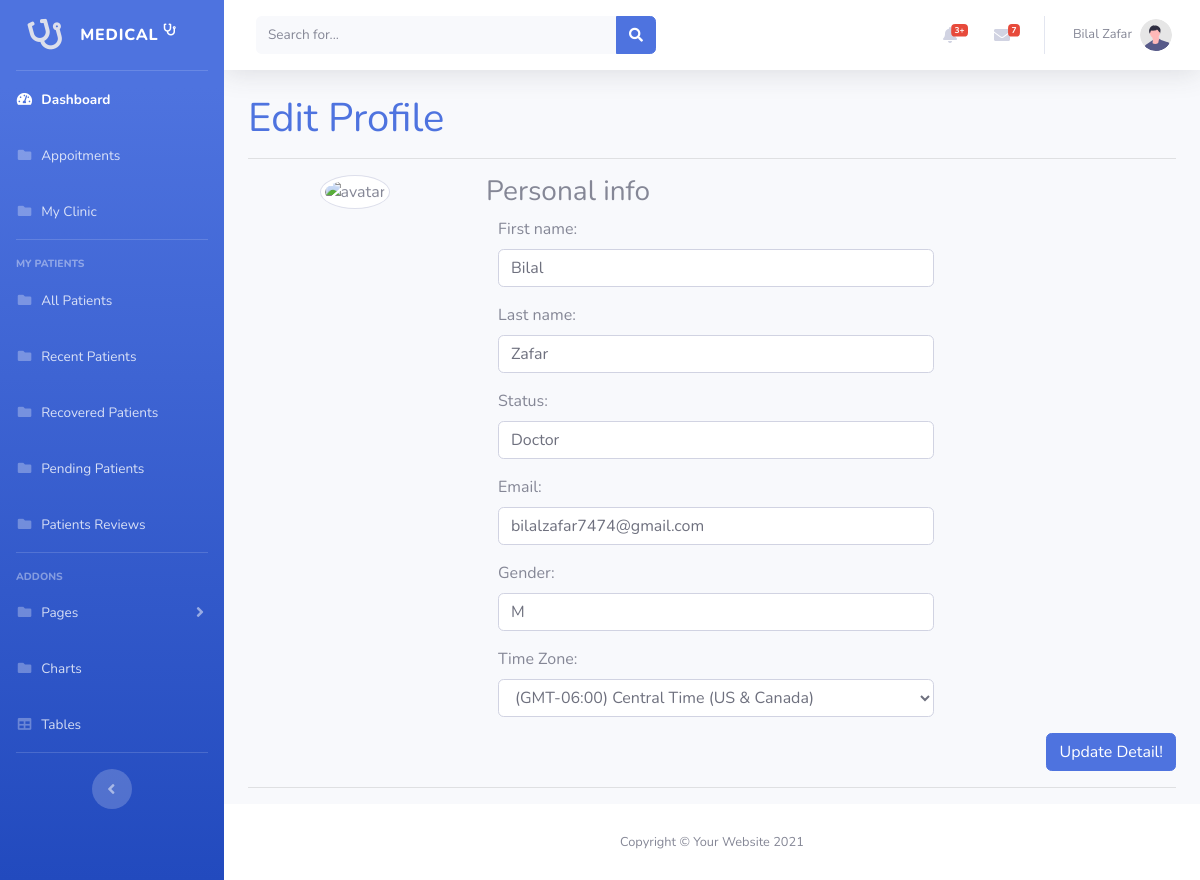
The app's page /doctor_dashboard/auth/update_profile/ (signed in) with its own data.
### App/models.py (models this page shows)
class User(AbstractUser):
    is_patient = models.BooleanField(default=False)
    is_doctor = models.BooleanField(default=False)
    is_nurse = models.BooleanField(default=False)
    is_nursing_assistant = models.BooleanField(default=False)
    first_name = models.CharField(max_length=100)
    last_name = models.CharField(max_length=100)
    email= models.EmailField(max_length=254)
    gender = models.CharField(max_length=1, choices=GENDER_CHOICES ,)

### App/views.py (the view)
# urls.py: path('doctor_dashboard/auth/update_profile/', views.update_profile,name='update_profile'),
@cache_control(no_cache=True, must_revalidate=True , no_store=True)
@login_required(login_url='login')
def update_profile(request):
    if request.user.is_doctor:
        return render(request,'registration/update-profile.html')

### templates/registration/update-profile.html (shortened to what this page needs)
{% extends 'dashboard/base.html' %}
{% block content %}
<div class="container bootstrap snippets bootdey">
    <h1 class="text-primary">Edit Profile</h1>
    <hr>
    <div class="row">
        <div class="col-md-3">
            <div class="text-center">
                <img src="https://bootdey.com/img/Content/avatar/avatar7.png" class="avatar img-circle img-thumbnail"
                    alt="avatar">
            </div>
        </div>
        <div class="col-md-9 personal-info">
            <h3>Personal info</h3>
            <form class="form-horizontal" role="form">
                <div class="form-group">
                    <label class="col-lg-3 control-label">First name:</label>
                    <div class="col-lg-8">
                        <input class="form-control" type="text" value="{{ user.first_name }}">
                    </div>
                </div>
                <div class="form-group">
                    <label class="col-lg-3 control-label">Last name:</label>
                    <div class="col-lg-8">
                        <input class="form-control" type="text" value="{{ user.last_name }}">
                    </div>
                </div>
                <div class="form-group">
                    <label class="col-lg-3 control-label">Status:</label>
                    <div class="col-lg-8">
                        {% if user.is_doctor %}
                        <input class="form-control" type="text" value="Doctor">
                        {% endif %}
                    </div>
                </div>
                <div class="form-group">
                    <label class="col-lg-3 control-label">Email:</label>
                    <div class="col-lg-8">
                        <input class="form-control" type="text" value="{{ user.email }}">
                    </div>
                </div>
                <div class="form-group">
                    <label class="col-lg-3 control-label">Gender:</label>
                    <div class="col-lg-8">
                        <input class="form-control" type="text" value="{{ user.gender }}">
                    </div>
                </div>
                <div class="form-group">
                    <label class="col-lg-3 control-label">Time Zone:</label>
                    <div class="col-lg-8">
                        <div class="ui-select">
                            <select id="user_time_zone" class="form-control">
                                <option value="Central Time (US &amp; Canada)" selected="selected">
                                    (GMT-06:00) Central Time (US &amp; Canada)
                                </option>
                            </select>
                        </div>
                    </div>
                </div>
                <a href="{% url 'doctor_detail' %}" class="btn btn-primary float-right">Update Detail!</a>
            </form>
        </div>
    </div>
    <hr>
</div>
{% endblock content %}

### templates/dashboard/base.html (shortened to what this page needs)
{% load static %}
<!DOCTYPE html>
<html lang="en">
<head>
    <link href="{% static 'vendor/fontawesome-free/css/all.min.css' %}" rel="stylesheet" type="text/css">
    <link href="{% static 'css/sb-admin-2.css' %}" rel="stylesheet">
</head>
<body id="page-top">
    <div id="wrapper">
        <ul class="navbar-nav bg-gradient-primary sidebar sidebar-dark accordion" id="accordionSidebar">
            <a class="sidebar-brand d-flex align-items-center justify-content-center" href="{% url 'backend' %}">
                <div class="sidebar-brand-icon rotate-n-15">
                    <i class="fas fa-stethoscope fa-2x text-gray-300"></i>
                </div>
                <div class="sidebar-brand-text mx-3">
                    Medical <sup><i class="fa fa-stethoscope" aria-hidden="true"></i>
                    </sup>
                </div>
            </a>
            <hr class="sidebar-divider my-0">
            <li class="nav-item active">
                <a class="nav-link" href="{% url 'backend' %}">
                    <i class="fas fa-fw fa-tachometer-alt"></i>
                    <span>Dashboard</span></a>
            </li>
            <li class="nav-item ">
                <a class="nav-link" href="{% url 'patient_appoitment' %}">
                    <i class="fas fa-fw fa-folder"></i>
                    <span>Appoitments</span></a>
            </li>
            <li class="nav-item ">
                <a class="nav-link" href="{% url 'my_clinic' %}">
                    <i class="fas fa-fw fa-folder"></i>
                    <span>My Clinic</span></a>
            </li>
            <hr class="sidebar-divider">
            <div class="sidebar-heading">My Patients</div>
            <li class="nav-item">
                <a class="nav-link" href="{% url 'all_patients' %}">
                    <i class="fas fa-fw fa-folder"></i>
                    <span>All Patients</span></a>
                <a class="nav-link" href="{% url 'recent_patients' %}">
                    <i class="fas fa-fw fa-folder"></i>
                    <span>Recent Patients</span></a>
                <a class="nav-link" href="{% url 'recovered_patients' %}">
                    <i class="fas fa-fw fa-folder"></i>
                    <span>Recovered Patients</span></a>
                <a class="nav-link" href="{% url 'pending_patients' %}">
                    <i class="fas fa-fw fa-folder"></i>
                    <span>Pending Patients</span></a>
                <a class="nav-link" href="{% url 'all_reviews' %}">
                    <i class="fas fa-fw fa-folder"></i>
                    <span>Patients Reviews</span></a>
            </li>
            <hr class="sidebar-divider">
            <div class="sidebar-heading">Addons</div>
            <li class="nav-item">
                <a class="nav-link collapsed" href="#" data-toggle="collapse" data-target="#collapsePages"
                    aria-expanded="true" aria-controls="collapsePages">
                    <i class="fas fa-fw fa-folder"></i>
                    <span>Pages</span>
                </a>
            </li>
            <li class="nav-item">
                <a class="nav-link" href="">
                    <i class="fas fa-fw fa-folder"></i>
                    <span>Charts</span></a>
            </li>
            <li class="nav-item">
                <a class="nav-link" href="tables.html">
                    <i class="fas fa-fw fa-table"></i>
                    <span>Tables</span></a>
            </li>
            <hr class="sidebar-divider d-none d-md-block">
            <div class="text-center d-none d-md-inline">
                <button class="rounded-circle border-0" id="sidebarToggle"></button>
            </div>
        </ul>
        <div id="content-wrapper" class="d-flex flex-column">
            <div id="content">
                <nav class="navbar navbar-expand navbar-light bg-white topbar mb-4 static-top shadow">
                    <form
                        class="d-none d-sm-inline-block form-inline mr-auto ml-md-3 my-2 my-md-0 mw-100 navbar-search">
                        <div class="input-group">
                            <input type="text" class="form-control bg-light border-0 small" placeholder="Search for..."
                                aria-label="Search" aria-describedby="basic-addon2">
                            <div class="input-group-append">
                                <button class="btn btn-primary" type="button">
                                    <i class="fas fa-search fa-sm"></i>
                                </button>
                            </div>
                        </div>
                    </form>
                    <ul class="navbar-nav ml-auto">
                        <li class="nav-item dropdown no-arrow mx-1">
                            <a class="nav-link dropdown-toggle" href="#" id="alertsDropdown" role="button"
                                data-toggle="dropdown" aria-haspopup="true" aria-expanded="false">
                                <i class="fas fa-bell fa-fw"></i>
                                <span class="badge badge-danger badge-counter">3+</span>
                            </a>
                        </li>
                        <li class="nav-item dropdown no-arrow mx-1">
                            <a class="nav-link dropdown-toggle" href="#" id="messagesDropdown" role="button"
                                data-toggle="dropdown" aria-haspopup="true" aria-expanded="false">
                                <i class="fas fa-envelope fa-fw"></i>
                                <span class="badge badge-danger badge-counter">7</span>
                            </a>
                        </li>
                        <li class="nav-item dropdown no-arrow">
                            <a class="nav-link dropdown-toggle" href="#" id="userDropdown" role="button"
                                data-toggle="dropdown" aria-haspopup="true" aria-expanded="false">
                                <span class="mr-2 d-none d-lg-inline text-gray-600 small">{{ user.first_name }}
                                    {{ user.last_name }}</span>
                                <img class="img-profile rounded-circle"
                                    src="{% static 'images/img/undraw_profile.svg' %}">
                            </a>
                        </li>
                    </ul>
                </nav>
                {% block content %}
                {% endblock content %}
                <footer class="sticky-footer bg-white ">
                    <div class="container my-auto">
                        <div class="copyright text-center my-auto">
                            <span>Copyright &copy; Your Website 2021</span>
                        </div>
                    </div>
                </footer>
            </div>
        </div>
</body>
</html>

### records on screen
User: first_name "Bilal", last_name "Zafar", email "bilalzafar7474@gmail.com", gender "M"
